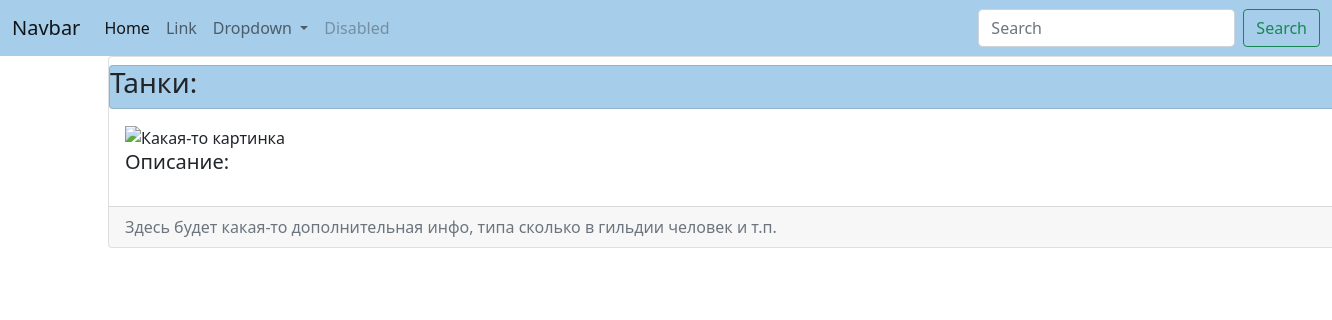
/guilds/1, run on an earlier commit of the app's database.
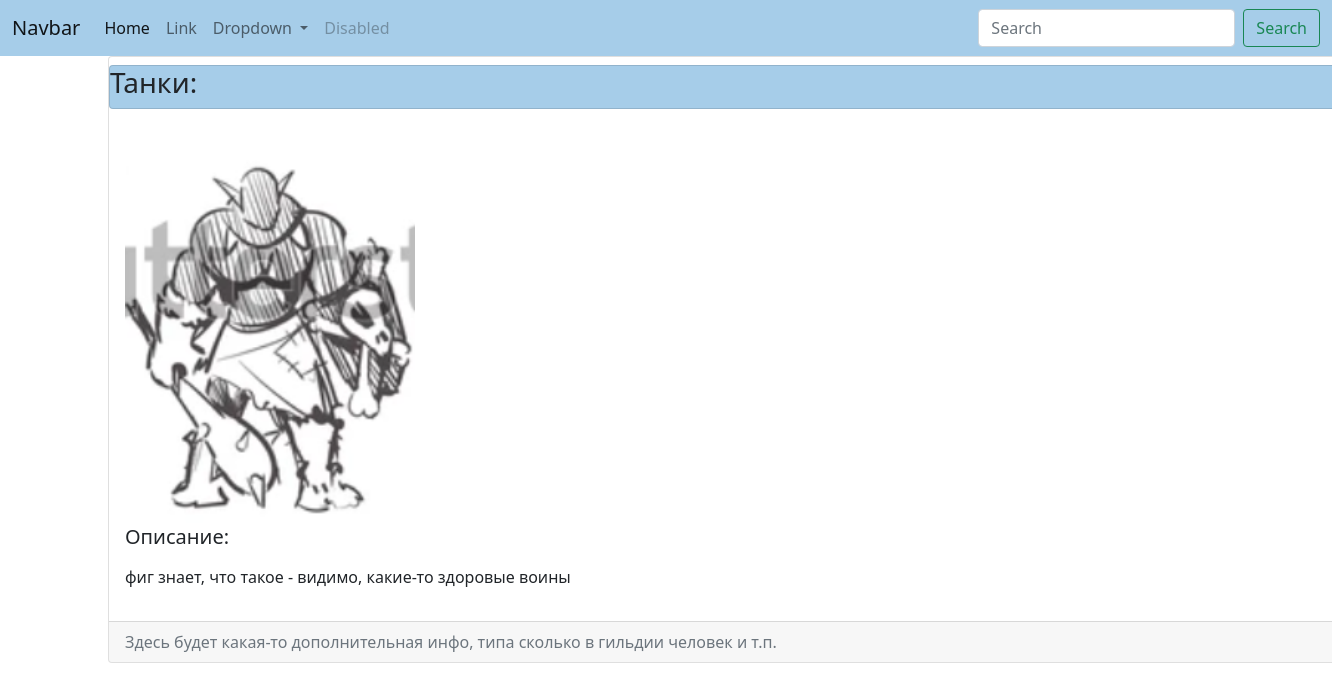
And on a later commit of the database.
### ads/models.py (models this page shows, shortened)
class Guild(m.Model):
    name = m.CharField(max_length=25,
                       unique=True,
                       blank=False,
                       null=False,
                       verbose_name="Наименование")
    description = m.TextField(verbose_name="Описание")
    image = m.ImageField(
        upload_to='pics/guilds',
        null=True,
        blank=True)
    def __str__(self):
        return self.name
    class Meta:
        ordering = ['-name']
        verbose_name = "Гильдия"
        verbose_name_plural = 'Гильдии'

### ads/views.py (the view)
# urls.py: path('guilds/<int:pk>', av.GuildDetailView.as_view(), name='guild_detail'),
class GuildDetailView(DetailView):
    model = ads.Guild
    template_name = 'ads/guild.html'
    context_object_name = 'guild'

### ads/templates/ads/guild.html
{% extends 'Witebord/base.html' %}
{% block content %}
<div class="container mt-10">
        <div class="card mb-3 mt-10" style="width: 80rem;">
                <div class="card header mt-2" style="background-color: #a6cde9;">
                    <h3>{{ guild }}:</h3>
                </div>
                <div class="card-body">
                        {% if guild.image %}
                            <img height="400" src="{{ guild.image.url }}" alt="Какая-то картинка" class="float-left mr-3" >
                        {% else %}
                            <img height="400" src="https://randompicturegenerator.com/img/national-park-generator/g51b6ed108bf0bcfbce1555d91a34261220668f81518f4d2aad7e4626ac37926cf0462b3528692ef5e1b04243b6e7b5fe_640.jpg" alt="Какая-то картинка">
                        {% endif %}
                        <h5 class="card-title float-right">Описание:</h5>
                        <p class="card-text">{{ guild.description|linebreaks }}</p>
                </div>
                <div class="card-footer text-muted">
                    Здесь будет какая-то дополнительная инфо, типа сколько в гильдии человек и т.п.
                </div>
        </div>
</div>
{% endblock content %}

### templates/Witebord/base.html (shortened to what this page needs)
<!DOCTYPE html>
<html>
<head>
    <link href="https://cdn.jsdelivr.net/npm/bootstrap@5.0.2/dist/css/bootstrap.min.css" rel="stylesheet">
</head>
<body>
    {% include 'inc/_navbar.html' %}
    {% block body %}
    {% block content %}
    {% endblock content %}
    {% endblock body %}
</body>
</html>

### templates/inc/_navbar.html (shortened to what this page needs)
<nav class="navbar navbar-expand-lg navbar-light" style="background-color: #a6cde9;">
    <div class="container-fluid">
      <a class="navbar-brand" href="#">Navbar</a>
      <div class="collapse navbar-collapse" id="navbarSupportedContent">
        <ul class="navbar-nav me-auto mb-2 mb-lg-0">
          <li class="nav-item">
            <a class="nav-link active" aria-current="page" href="#">Home</a>
          </li>
          <li class="nav-item">
            <a class="nav-link" href="#">Link</a>
          </li>
          <li class="nav-item dropdown">
            <a class="nav-link dropdown-toggle" href="#" id="navbarDropdown" role="button" data-bs-toggle="dropdown" aria-expanded="false">
              Dropdown
            </a>
          </li>
          <li class="nav-item">
            <a class="nav-link disabled" href="#" tabindex="-1" aria-disabled="true">Disabled</a>
          </li>
        </ul>
        <form class="d-flex">
          <input class="form-control me-2" type="search" placeholder="Search" aria-label="Search">
          <button class="btn btn-outline-success" type="submit">Search</button>
        </form>
      </div>
    </div>
  </nav>

What changed in the data, as far as the page shows it:
changed Guild "Танки": image: picture added; description (not shown) → "фиг знает, что такое - видимо, какие-то здоровые воины"
